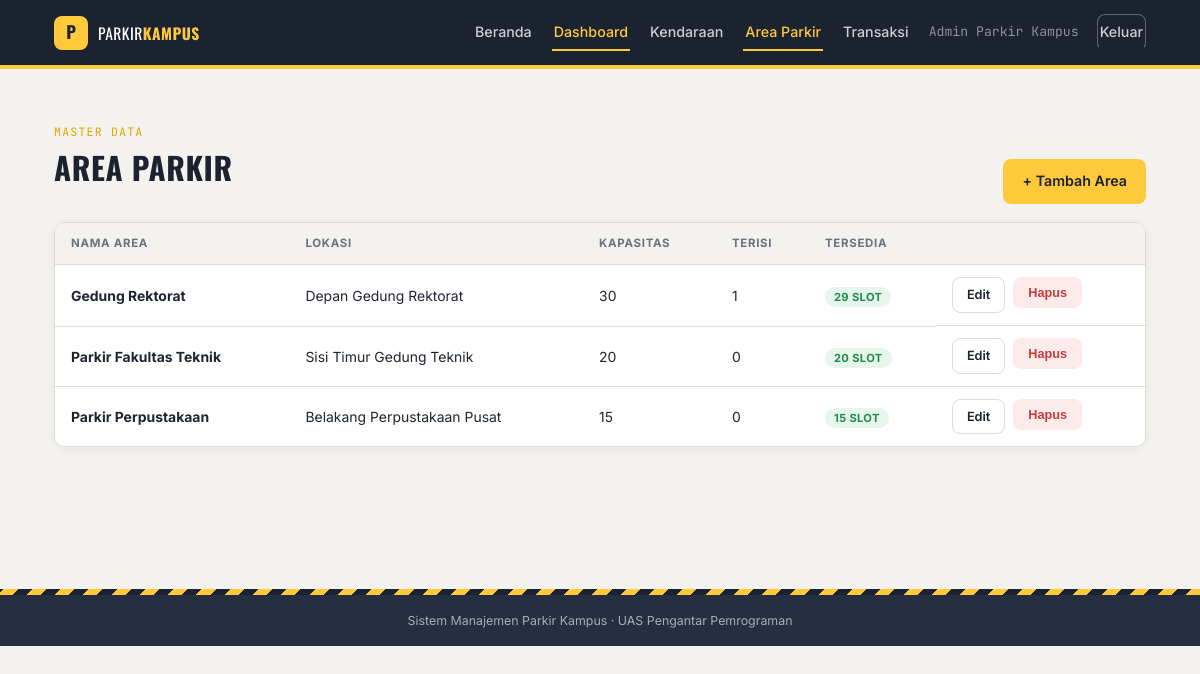
The page /admin/area (signed in) on the database its author committed.
### models.py (models this page shows, shortened)
class AreaParkir(db.Model):
    __tablename__ = "area_parkir"
    id = db.Column(db.Integer, primary_key=True)
    nama_area = db.Column(db.String(100), unique=True, nullable=False)
    lokasi = db.Column(db.String(150), nullable=True)
    kapasitas = db.Column(db.Integer, nullable=False, default=0)
    keterangan = db.Column(db.String(255), nullable=True)
    created_at = db.Column(db.DateTime, default=datetime.utcnow)
    transaksi = db.relationship(
        "Transaksi", backref="area", cascade="all, delete-orphan", lazy=True
    )
    @property
    def terpakai(self):
        return sum(1 for t in self.transaksi if t.status == "Masih Parkir")
    @property
    def tersedia(self):
        return max(self.kapasitas - self.terpakai, 0)
    @property
    def penuh(self):
        return self.terpakai >= self.kapasitas

class Transaksi(db.Model):
    __tablename__ = "transaksi"
    id = db.Column(db.Integer, primary_key=True)
    kendaraan_id = db.Column(db.Integer, db.ForeignKey("kendaraan.id"), nullable=False)
    area_id = db.Column(db.Integer, db.ForeignKey("area_parkir.id"), nullable=False)
    waktu_masuk = db.Column(db.DateTime, default=datetime.utcnow, nullable=False)
    waktu_keluar = db.Column(db.DateTime, nullable=True)
    status = db.Column(db.String(20), nullable=False, default=STATUS_TRANSAKSI[0])
    petugas = db.Column(db.String(100), nullable=False)
    catatan = db.Column(db.String(255), nullable=True)
    created_at = db.Column(db.DateTime, default=datetime.utcnow)

### routes/admin.py (the view)
@admin_bp.route("/area")
@login_required
def area_list():
    daftar_area = AreaParkir.query.order_by(AreaParkir.nama_area.asc()).all()
    return render_template("admin/area_list.html", daftar_area=daftar_area)

### routes/admin.py (called while the page is built)
def login_required(view_func):
    @wraps(view_func)
    def wrapped(*args, **kwargs):
        if not session.get("admin_id"):
            flash("Silakan login terlebih dahulu.", "danger")
            return redirect(url_for("auth.login"))
        return view_func(*args, **kwargs)
    return wrapped

### templates/admin/area_list.html (shortened to what this page needs)
{% extends "base.html" %}
{% block content %}
<div class="section-head">
  <div>
    <span class="kicker">Master data</span>
    <h1>Area Parkir</h1>
  </div>
  <a href="{{ url_for('admin.area_tambah') }}" class="btn btn--accent">+ Tambah Area</a>
</div>
<div class="table-wrap">
  {% if daftar_area %}
  <table>
    <thead>
      <tr><th>Nama Area</th><th>Lokasi</th><th>Kapasitas</th><th>Terisi</th><th>Tersedia</th><th></th></tr>
    </thead>
    <tbody>
      {% for a in daftar_area %}
      <tr>
        <td><strong>{{ a.nama_area }}</strong></td>
        <td>{{ a.lokasi or '-' }}</td>
        <td>{{ a.kapasitas }}</td>
        <td>{{ a.terpakai }}</td>
        <td>
          {% if a.penuh %}
            <span class="badge badge--full">Penuh</span>
          {% else %}
            <span class="badge badge--ok">{{ a.tersedia }} slot</span>
          {% endif %}
        </td>
        <td style="display:flex; gap:8px;">
          <a href="{{ url_for('admin.area_edit', area_id=a.id) }}" class="btn btn--outline btn--sm">Edit</a>
          <form method="POST" action="{{ url_for('admin.area_hapus', area_id=a.id) }}"
                data-confirm="Hapus area {{ a.nama_area }}? Riwayat transaksi di area ini juga akan terhapus.">
            <button type="submit" class="btn btn--danger btn--sm">Hapus</button>
          </form>
        </td>
      </tr>
      {% endfor %}
    </tbody>
  </table>
  {% else %}
  <div class="empty-state">
    <strong>Belum ada area parkir</strong>
    Tambahkan area seperti "Gedung A" atau "Parkir Timur" untuk mulai mengelola slot.
  </div>
  {% endif %}
</div>
{% endblock %}

### static/css/style.css (style rules this page uses)
:root { --c-asphalt: #1B2230; --c-asphalt-2: #262F41; --c-concrete: #F3F2EE; --c-concrete-2: #E9E7E0; --c-yellow: #FFC93C; --c-yellow-dark: #E3A600; --c-white: #FFFFFF; --c-text: #1F2430; --c-muted: #6B7280; --c-border: #DEDCD3; --c-success: #1F8A4C; --c-success-bg: #E7F6EC; --c-danger: #C63C3C; --c-danger-bg: #FBEAEA; --f-display: 'Oswald', sans-serif; --f-body: 'Inter', sans-serif; --f-mono: 'JetBrains Mono', monospace; --radius: 10px; --shadow: 0 2px 10px rgba(27,34,48,0.06); --shadow-md: 0 8px 28px rgba(27,34,48,0.12); }
* { box-sizing: border-box; }
html, body { margin:0; padding:0; background: var(--c-concrete); color: var(--c-text); font-family: var(--f-body); font-size: 15.5px; line-height: 1.55; }
a { color: inherit; text-decoration: none; }
h1,h2,h3,h4 { font-family: var(--f-display); text-transform: uppercase; letter-spacing: .02em; margin: 0 0 .4em; color: var(--c-asphalt); }
h1 { font-size: 2rem; }
.btn { display:inline-flex; align-items:center; justify-content:center; gap:8px; padding: 10px 18px; border-radius: 8px; border: 1px solid transparent; font-weight:600; font-size:.92rem; cursor:pointer; transition: transform .06s ease, box-shadow .15s ease; }
.btn--accent { background: var(--c-yellow); color: var(--c-asphalt); }
.btn--outline { background: transparent; color: var(--c-asphalt); border-color: var(--c-border); }
.btn--danger { background: var(--c-danger-bg); color: var(--c-danger); }
.btn--sm { padding: 7px 14px; font-size: .82rem; }
.badge { font-size: .72rem; font-weight:700; padding: 3px 9px; border-radius: 999px; text-transform:uppercase; letter-spacing:.03em; }
.badge--ok { background: var(--c-success-bg); color: var(--c-success); }
.table-wrap { background: var(--c-white); border:1px solid var(--c-border); border-radius: var(--radius); overflow: hidden; box-shadow: var(--shadow); }
table { width:100%; border-collapse: collapse; }
thead th { text-align:left; font-size:.74rem; text-transform:uppercase; letter-spacing:.06em; color: var(--c-muted); background: var(--c-concrete); padding: 12px 16px; border-bottom: 1px solid var(--c-border); }
tbody td { padding: 12px 16px; border-bottom: 1px solid var(--c-border); font-size: .9rem; vertical-align: middle; }
tbody tr:last-child td { border-bottom:none; }
.section-head { display:flex; justify-content:space-between; align-items:flex-end; gap: 16px; margin-bottom: 18px; flex-wrap: wrap; }
.section-head .kicker { color: var(--c-yellow-dark); font-family: var(--f-mono); font-size:.75rem; text-transform:uppercase; letter-spacing:.1em; }

### rows shown on the page
AreaParkir: nama_area "Gedung Rektorat", lokasi "Depan Gedung Rektorat", kapasitas "30", terpakai "1", tersedia "29"
AreaParkir: nama_area "Parkir Fakultas Teknik", lokasi "Sisi Timur Gedung Teknik", kapasitas "20", terpakai "0", tersedia "20"
AreaParkir: nama_area "Parkir Perpustakaan", lokasi "Belakang Perpustakaan Pusat", kapasitas "15", terpakai "0", tersedia "15"

### other values the page prints
{{ session.get('admin_nama') }} "Admin Parkir Kampus"
